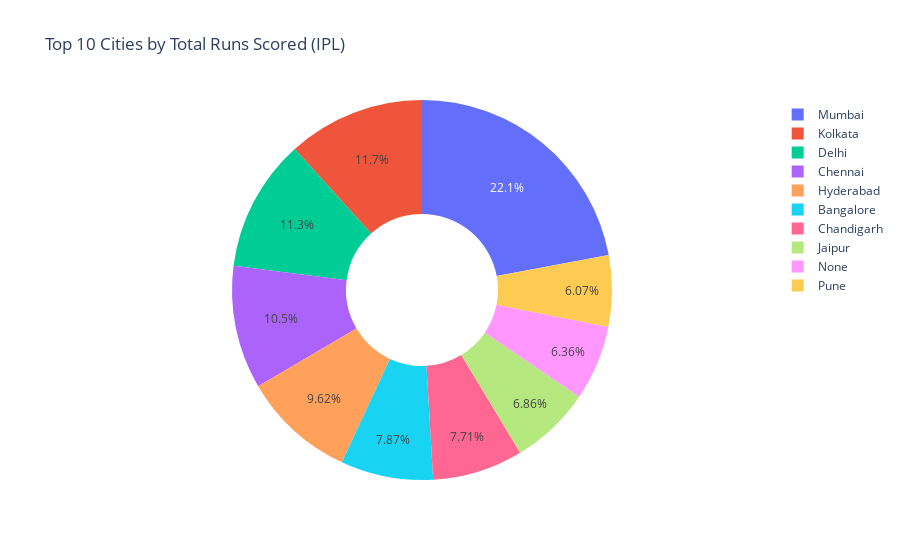

Notebook code for this chart:
### Markdown cell above
#### 5.Total Runs by City

### Code cell
city_runs = (
    ipl_df.groupby('city')['runs_total']
    .sum()
    .sort_values(ascending=False)
    .head(10)
    .reset_index()
)

fig = px.pie(
    city_runs,
    values='runs_total',
    names='city',
    title='Top 10 Cities by Total Runs Scored (IPL)',
    hole= 0.4 # no hole = full pie
)
fig.show()

### Figure 1 — Plotly figure (JSON) as saved in the notebook; plotly's stock layout.template omitted (floating-point values rounded to 4 significant figures)
{"data": [{"domain": {"x": [0, 1], "y": [0, 1]}, "hole": 0.4, "hovertemplate": "city=%{label}<br>runs_total=%{value}<extra></extra>", "labels": ["Mumbai", "Kolkata", "Delhi", "Chennai", "Hyderabad", "Bangalore", "Chandigarh", "Jaipur", "None", "Pune"], "legendgroup": "", "name": "", "showlegend": true, "type": "pie", "values": [56817, 30094, 29055, 27019, 24790, 20263, 19864, 17685, 16385, 15643]}], "layout": {"legend": {"tracegroupgap": 0}, "title": {"text": "Top 10 Cities by Total Runs Scored (IPL)"}}}
